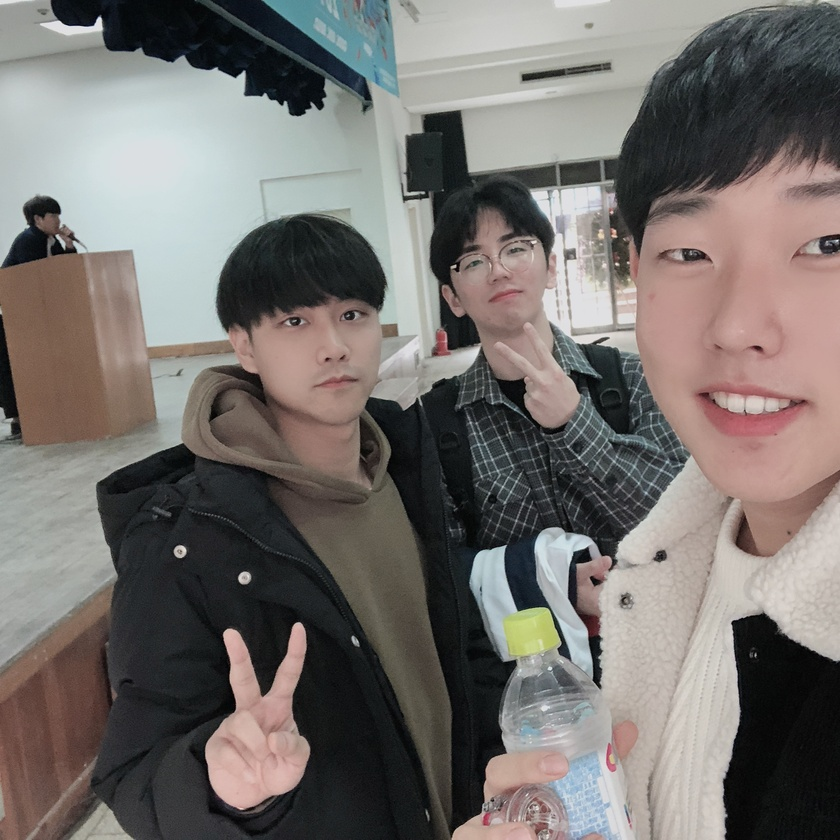
#> input picture HW/Hangjoo/OpenCV/sample_image.jpg, 840 x 840 px, shrunk from 2160 x 2160 before the run
$ python Edge.py   (older library calls are emulated)
#> lines starting #> are read from the running program, lines starting #| are printed output that depends on the picture
import cv2

def EdgeImage():
    src = cv2.imread("sample_image.jpg", cv2.IMREAD_COLOR)
#> src is the input picture: shape (840, 840, 3); mean B, G, R 109.2, 112.4, 117.3

    # 원본 이미지 그레이스케일로 변환.
    gray = cv2.cvtColor(src, cv2.COLOR_BGR2GRAY)
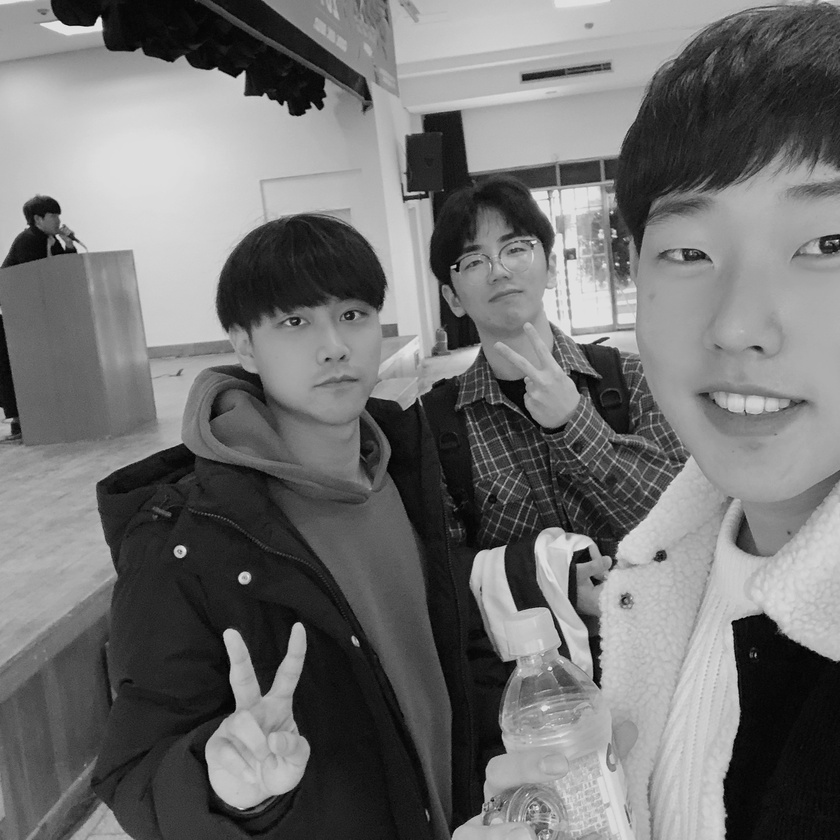
#> gray: shape (840, 840); min 0, max 239, mean 113.5

    # Edge 추출 방식. 참고로 멀응수에서 배움.
    Canny = cv2.Canny(src, 70, 200)
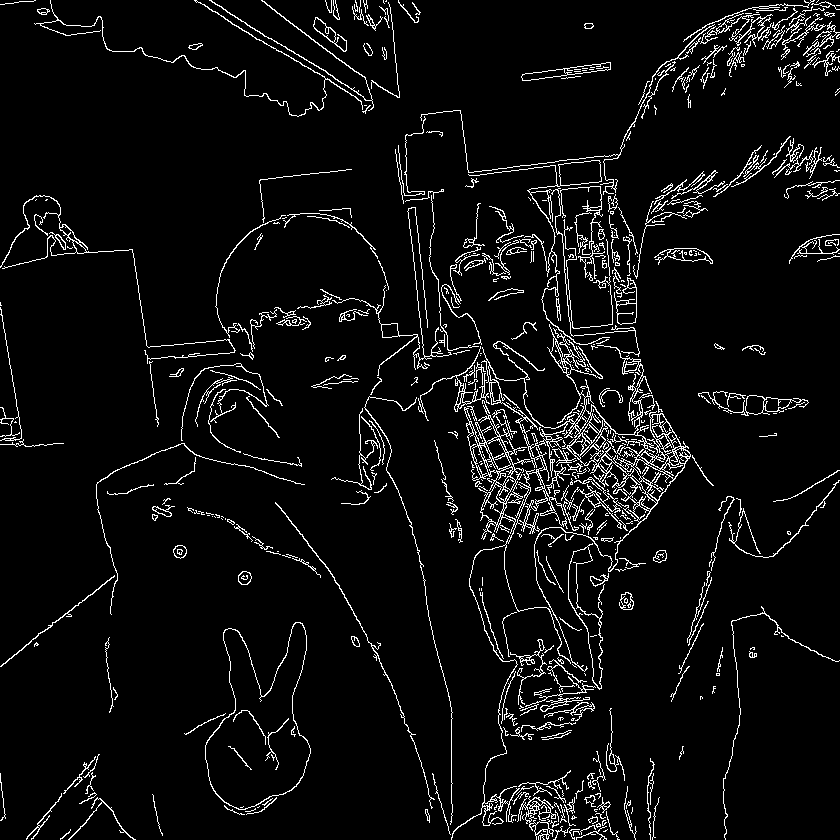
#> Canny: shape (840, 840); 5.4% white in thin lines or dots
    Sobel = cv2.Sobel(gray, cv2.CV_8U, 1, 0, 3)
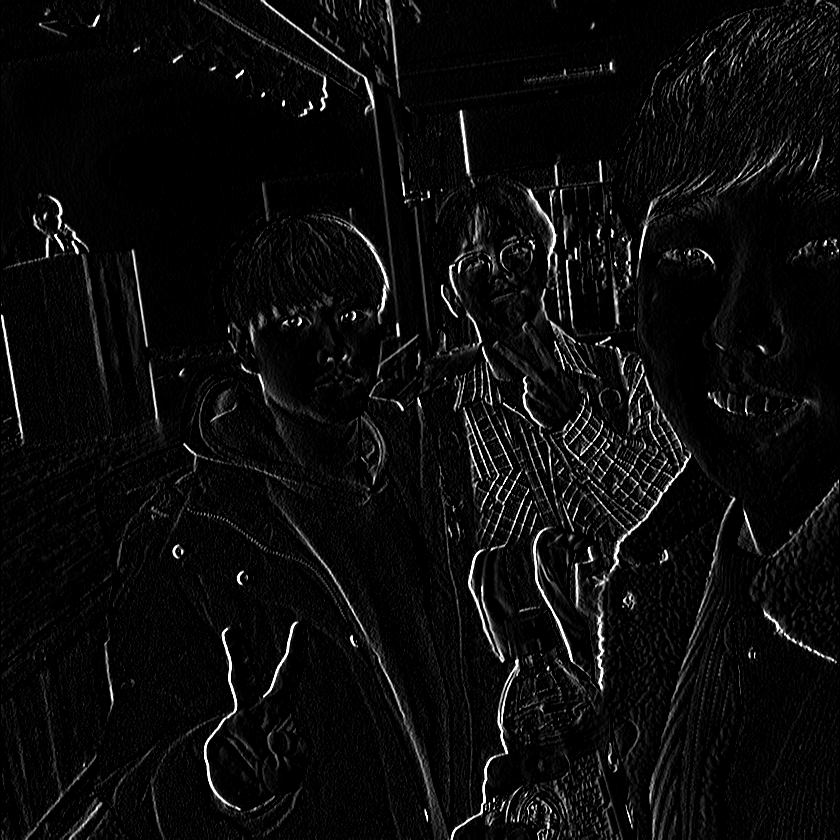
#> Sobel: shape (840, 840); min 0, max 255, mean 11.7
    Laplacian = cv2.Laplacian(gray, cv2.CV_8U, ksize=3)
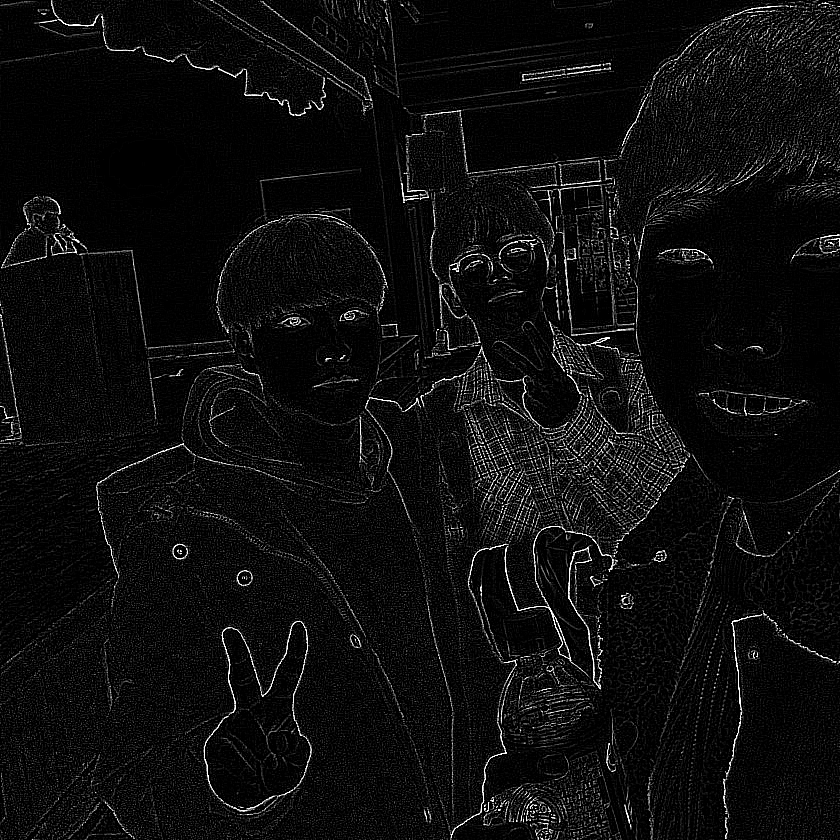
#> Laplacian: shape (840, 840); min 0, max 255, mean 13.9

    # "./Result/Edge" 디렉토리에 이미지 저장.
    cv2.imwrite("./Result/Edge/Canny_image.jpg", Canny)
    cv2.imwrite("./Result/Edge/Sobel_image.jpg", Sobel)
    cv2.imwrite("./Result/Edge/Laplacian_image.jpg", Laplacian)

EdgeImage()
